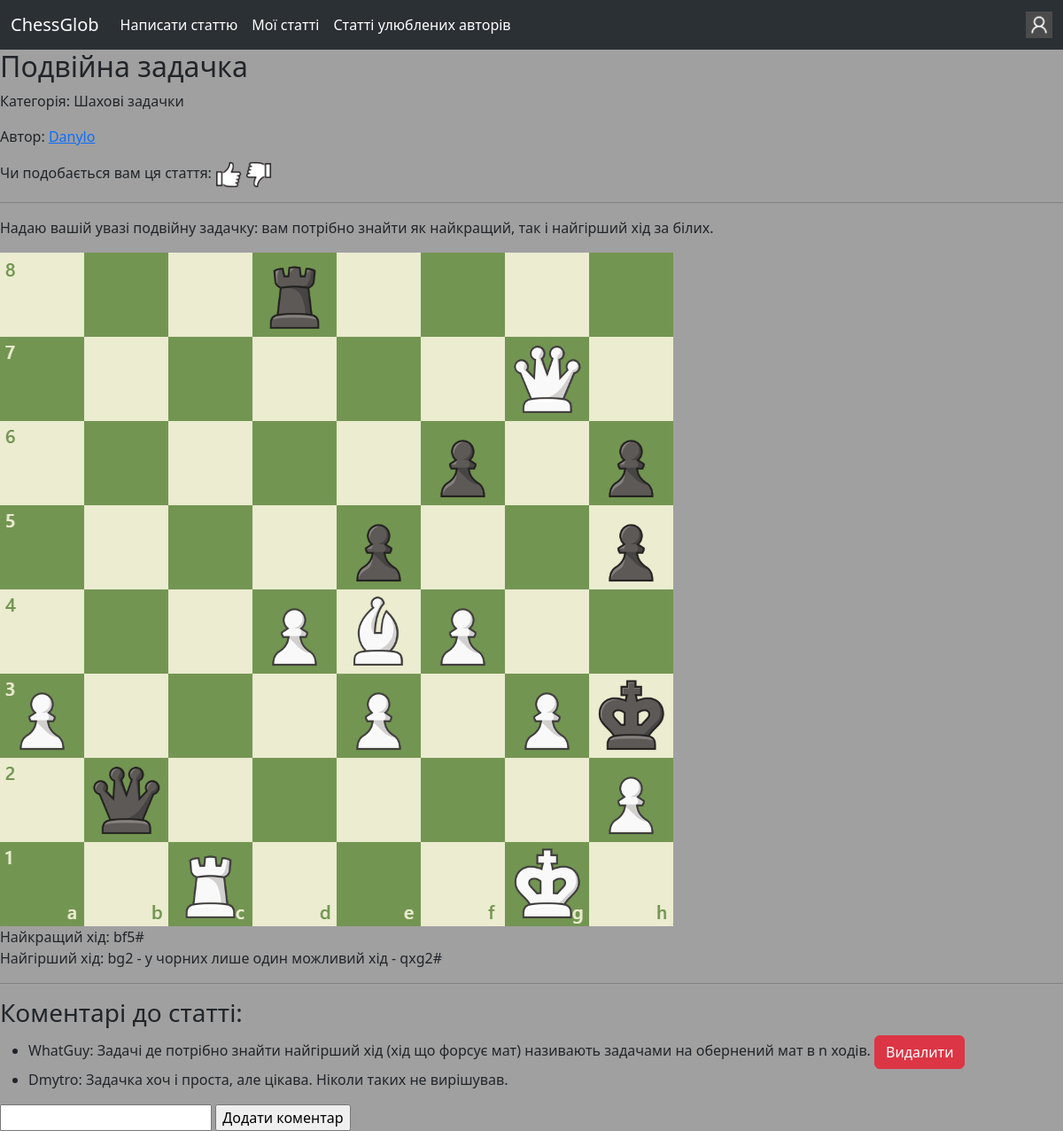
Page /view_article/5 (signed in) on the committed database.
### blog/models.py (models this page shows, shortened)
class Article(models.Model):
    class Categories(models.TextChoices):
        other = "Інше"
        debut = "Дебют"
        middle_game = "Мітельшпіль"
        end_game = "Ендшпіль"
        history = "Історія шахів"
        etude = "Шахові задачки"
    author = models.ForeignKey(MyUser, models.CASCADE)
    name = models.CharField(max_length=32)
    category = models.CharField(choices=Categories.choices, default=Categories.other)
    created_time = models.DateTimeField()
    elements_num = models.IntegerField(default=1)

class TextArticleElement(models.Model):
    article = models.ForeignKey(Article, models.CASCADE)
    num = models.IntegerField()
    t = "text" #t - type. Потрібно, щоб відрізняти TextArticleElement від FileArticleElement
    text = models.TextField()

class FileArticleElement(models.Model):
    article = models.ForeignKey(Article, models.CASCADE)
    num = models.IntegerField()
    t = "file" #t - type. Потрібно, щоб відрізняти TextArticleElement від FileArticleElement
    file = models.FileField(upload_to="articles_media")

class Comment(models.Model):
    author = models.ForeignKey(MyUser, models.CASCADE)
    article = models.ForeignKey(Article, models.CASCADE)
    text = models.CharField()

### auth_sys/models.py (models this page shows, shortened)
class MyUser(AbstractBaseUser, PermissionsMixin):
    class Roles(models.TextChoices): #Усі можливі ролі
        USER = "user"
        ADMINISTRATOR = "administrator"
    username = models.CharField(unique=True, max_length=16)
    email = models.EmailField(unique=True)
    role = models.CharField(choices=Roles.choices, default=Roles.USER)
    first_name = models.CharField(blank=True, null=True, max_length=16)
    last_name = models.CharField(blank=True, null=True, max_length=32)
    birth_date = models.DateField(blank=True, null=True)
    is_staff = models.BooleanField(default=False)
    is_superuser = models.BooleanField(default=False)
    is_active = models.BooleanField(default=True)
    objects = MyUserManager() #Це потрібно для створення самого акаунту
    USERNAME_FIELD = "username"
    REQUIRED_FIELDS = ["email"]

### blog/views.py (the view)
# urls.py: path("view_article/<int:article_pk>", views.view_article, name="view_article"),
def view_article(request, article_pk):
    if not models.Article.objects.filter(pk=article_pk).exists():
        return redirect("/eror?eror_text=Статті з таким pk не існує.")
    text_elements = list(models.TextArticleElement.objects.filter(article=article_pk))
    file_elements = list(models.FileArticleElement.objects.filter(article=article_pk))
    elements = sorted(text_elements+file_elements, key=lambda element: element.num)
    liked = 0
    if not request.user.is_authenticated: liked = None
    elif models.Like.objects.filter(article=article_pk, author=request.user).exists(): liked = 1
    elif models.Dislike.objects.filter(article=article_pk, author=request.user).exists(): liked = -1
    return render(request, "blog/view_article.html", context={"article":models.Article.objects.get(pk=article_pk),
                                        "elements":elements, "comments":models.Comment.objects.filter(article=article_pk),
                                        "liked":liked})

### blog/templatetags/custom_tags.py (called while the page is built)
@register.filter("endswith")
def endswith(value, arg): return value.lower().endswith(arg.lower())

### templates/blog/view_article.html (shortened to what this page needs)
{% extends "base.html" %}
{% load static %}
{% load custom_tags %}
{% block body %}
<h2>{{ article.name }}</h2>
<p>Категорія: {{ article.category }}</p>
<p>Автор: <a href="{% url 'blog:view_user_info' article.author.username %}">{{ article.author.username }}</a></p>
{% if liked != None %}
<p>Чи подобається вам ця стаття:
    {% if liked == 0 %}
    <a href="{% url 'blog:like_article' article.pk %}"><img src="{% static 'img/not_pressed_like.png' %}" width="30px" height="30px"></a>
    <a href="{% url 'blog:dislike_article' article.pk %}"><img src="{% static 'img/not_pressed_dislike.png' %}" width="30px" height="30px"></a>
    {% elif liked == 1 %}
    <a href="{% url 'blog:unlike_article' article.pk %}"><img src="{% static 'img/pressed_like.png' %}" width="30px" height="30px"></a>
    <a href="{% url 'blog:dislike_article' article.pk %}"><img src="{% static 'img/not_pressed_dislike.png' %}" width="30px" height="30px"></a>
    {% elif liked == -1 %}
    <a href="{% url 'blog:like_article' article.pk %}"><img src="{% static 'img/not_pressed_like.png' %}" width="30px" height="30px"></a>
    <a href="{% url 'blog:undislike_article' article.pk %}"><img src="{% static 'img/pressed_dislike.png' %}" width="30px" height="30px"></a>
    {% endif%}
</p>
{% endif %}
<hr>
{% for element in elements %}
    {% if element.t == "text" %}
        <p style="white-space: pre-line;">{{ element.text }}</p>
    {% else %}
        {% if element.file.url|endswith:".png" or element.file.url|endswith:".jpg" %}
        <img src="{{ element.file.url }}" alt="Картинка">
        {% elif element.file.url|endswith:".mp4" %}
        <video width="320" height="240" controls>
            <source src="{{ element.file.url }}" type="video/mp4">
            На жаль, ваш браузер не підтримує відео
        </video>
        {% else %}
        <a href="{{ element.file.url }}">Завантажити файл</a>
        {% endif %}
    {% endif %}
{% endfor %}
<hr>
{% if comments %}
<h3>Коментарі до статті:</h3>
<ul>
    {% for comment in comments %}
    <li>{{ comment.author.username }}: {{ comment.text }}
        {% if user == comment.author or user == article.author or user.role == comment.author.Roles.ADMINISTRATOR %}
        <a class="btn btn-danger" href="{% url 'blog:delete_comment' article.pk comment.pk %}" role="button">Видалити</a>
        {% endif %}
    </li>
    {%endfor%}
</ul>
{% else %}
<h3>На жаль до цієї статті не додали коментарів</h3>
{% endif %}
<form method="post" action="{% url 'blog:add_comment' article.pk %}">
    <input type="text" name="text" required>
    <input type="submit" value="Додати коментар">
</form>
{% endblock %}

### templates/base.html (style rules this page uses)
body { background-color: rgb(160, 160, 160); }

### rows in the picture
Article: name "Подвійна задачка", category "Шахові задачки", author.username "Danylo"
TextArticleElement: text "Надаю вашій увазі подвійну задачку: вам потрібно знайти як найкращий, так і найгірший хід за білих."
FileArticleElement: file (picture)
TextArticleElement: text "Найкращий хід: bf5# Найгірший хід: bg2 - у чорних лише один можливий хід - qxg2#"
Comment: author.username "WhatGuy", text "Задачі де потрібно знайти найгірший хід (хід що форсує мат) називають задачами на обернений мат в n ходів.", shows "Видалити"
Comment: author.username "Dmytro", text "Задачка хоч і проста, але цікава. Ніколи таких не вирішував."
